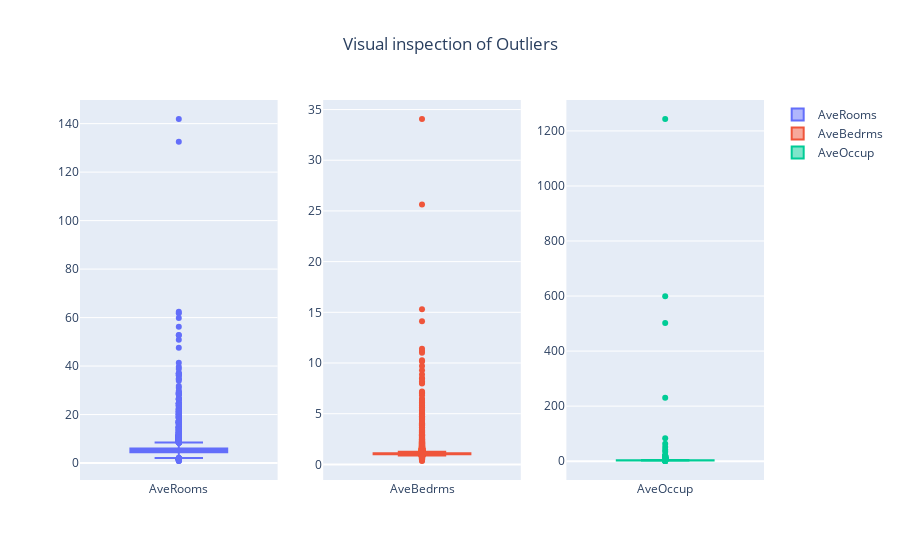

The code cell stored with this chart in its notebook:
### Markdown cell above
Printing summary statistics and performing a visual assessment of select independent variables in the data shows the presence of extreme outliers in the AveOccup, AveBedrms, and AveRooms features. Creating a boxplot for each of the three predictors further validates this assumption.

### Code cell
fig = make_subplots(rows=1, cols=3)
fig.add_trace(go.Box(y=housing['AveRooms'], name='AveRooms'), row=1, col=1)
fig.add_trace(go.Box(y=housing['AveBedrms'], name='AveBedrms'), row=1, col=2)
fig.add_trace(go.Box(y=housing['AveOccup'], name='AveOccup'), row=1, col=3)
fig.update_layout(title_text='Visual inspection of Outliers', title_x=0.5)
fig.show()

### Figure 1 — Plotly figure (JSON) as saved in the notebook; plotly's stock layout.template omitted (floating-point values rounded to 4 significant figures; data arrays with more than 128 entries replaced by an {"elided": "..."} marker saying what was removed)
{"data": [{"name": "AveRooms", "type": "box", "xaxis": "x", "y": {"elided": "20640 float values"}, "yaxis": "y"}, {"name": "AveBedrms", "type": "box", "xaxis": "x2", "y": {"elided": "20640 float values"}, "yaxis": "y2"}, {"name": "AveOccup", "type": "box", "xaxis": "x3", "y": {"elided": "20640 float values"}, "yaxis": "y3"}], "layout": {"title": {"text": "Visual inspection of Outliers", "x": 0.5}, "xaxis": {"anchor": "y", "domain": [0, 0.2889]}, "xaxis2": {"anchor": "y2", "domain": [0.3556, 0.6444]}, "xaxis3": {"anchor": "y3", "domain": [0.7111, 1]}, "yaxis": {"anchor": "x", "domain": [0, 1]}, "yaxis2": {"anchor": "x2", "domain": [0, 1]}, "yaxis3": {"anchor": "x3", "domain": [0, 1]}}}
